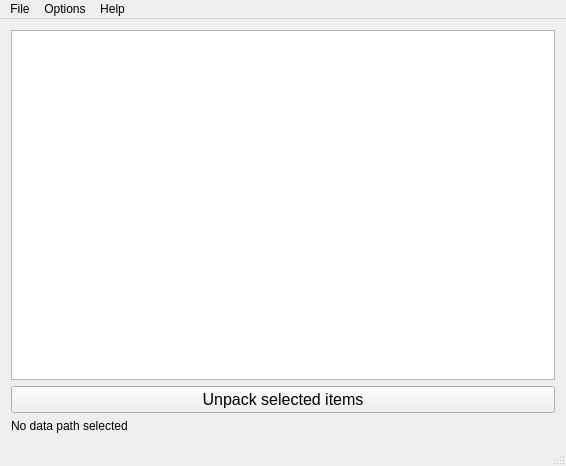
<?xml version="1.0" encoding="UTF-8"?>
<ui version="4.0">
 <class>MainWindow</class>
 <widget class="QMainWindow" name="MainWindow">
  <property name="geometry">
   <rect>
    <x>0</x>
    <y>0</y>
    <width>566</width>
    <height>466</height>
   </rect>
  </property>
  <property name="windowTitle">
   <string>UnCSO2</string>
  </property>
  <widget class="QWidget" name="centralWidget">
   <property name="enabled">
    <bool>true</bool>
   </property>
   <layout class="QGridLayout" name="gridLayout_2">
    <item row="1" column="0">
     <widget class="QPushButton" name="unpackButton">
      <property name="sizePolicy">
       <sizepolicy hsizetype="Minimum" vsizetype="Fixed">
        <horstretch>0</horstretch>
        <verstretch>0</verstretch>
       </sizepolicy>
      </property>
      <property name="font">
       <font>
        <family>MS Shell Dlg 2</family>
        <pointsize>12</pointsize>
        <weight>50</weight>
        <bold>false</bold>
       </font>
      </property>
      <property name="text">
       <string>Unpack selected items</string>
      </property>
     </widget>
    </item>
    <item row="0" column="0">
     <widget class="QTreeView" name="pkgFileSystemView">
      <property name="enabled">
       <bool>true</bool>
      </property>
      <attribute name="headerVisible">
       <bool>true</bool>
      </attribute>
     </widget>
    </item>
    <item row="3" column="0">
     <widget class="QLabel" name="dataPathLabel">
      <property name="text">
       <string>No data path selected</string>
      </property>
     </widget>
    </item>
   </layout>
  </widget>
  <widget class="QMenuBar" name="menuBar">
   <property name="geometry">
    <rect>
     <x>0</x>
     <y>0</y>
     <width>566</width>
     <height>21</height>
    </rect>
   </property>
   <widget class="QMenu" name="menuFile">
    <property name="title">
     <string>File</string>
    </property>
    <addaction name="actionOpen_folder"/>
    <addaction name="separator"/>
    <addaction name="actionExit"/>
   </widget>
   <widget class="QMenu" name="menuHelp">
    <property name="title">
     <string>Help</string>
    </property>
    <addaction name="actionAbout"/>
    <addaction name="actionAboutQt"/>
   </widget>
   <widget class="QMenu" name="menuOptions">
    <property name="title">
     <string>Options</string>
    </property>
    <addaction name="actionDecrypt_encrypted_files"/>
    <addaction name="actionRename_encrypted_files"/>
   </widget>
   <addaction name="menuFile"/>
   <addaction name="menuOptions"/>
   <addaction name="menuHelp"/>
  </widget>
  <widget class="QStatusBar" name="statusBar"/>
  <action name="actionOpen_folder">
   <property name="text">
    <string>Open folder</string>
   </property>
  </action>
  <action name="actionExit">
   <property name="text">
    <string>Exit</string>
   </property>
  </action>
  <action name="actionAbout">
   <property name="text">
    <string>About</string>
   </property>
  </action>
  <action name="actionAboutQt">
   <property name="text">
    <string>About Qt</string>
   </property>
  </action>
  <action name="actionDecrypt_encrypted_files">
   <property name="checkable">
    <bool>true</bool>
   </property>
   <property name="checked">
    <bool>true</bool>
   </property>
   <property name="text">
    <string>Decrypt encpryted files</string>
   </property>
  </action>
  <action name="actionRename_encrypted_files">
   <property name="checkable">
    <bool>true</bool>
   </property>
   <property name="checked">
    <bool>false</bool>
   </property>
   <property name="text">
    <string>Rename encrypted files</string>
   </property>
  </action>
 </widget>
 <layoutdefault spacing="6" margin="11"/>
 <resources>
  <include location="../UnCSO2.qrc"/>
 </resources>
 <connections/>
</ui>
